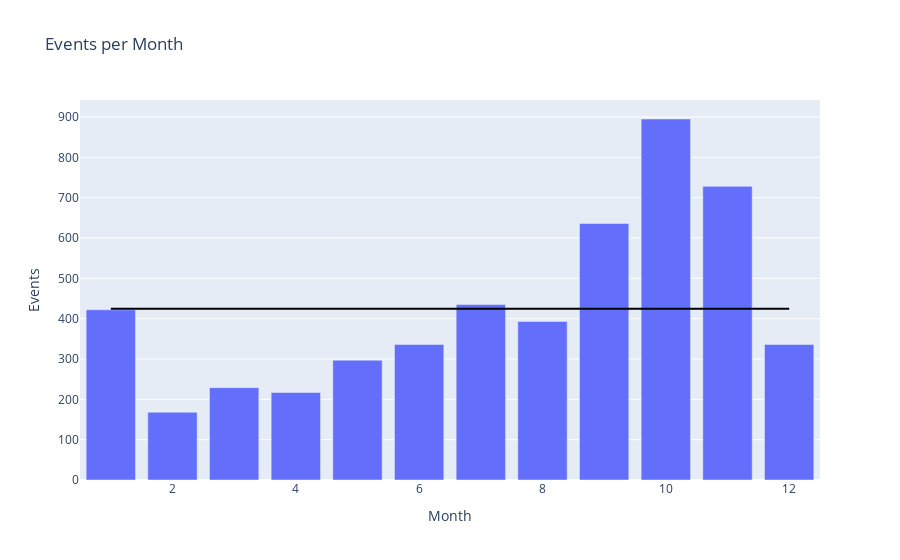

The notebook cell saved with this chart:
### Code cell
fig = go.Figure()
fig.add_bar(x=events_per_month.event_month, y=events_per_month.event_id ,name='per event')
fig.add_shape(type='line',
                x0=1,
                y0=events_mean_month,
                x1=12,
                y1=events_mean_month,
                line=dict(color='black',),
                xref='x',
                yref='y',
              name='Average overall'
)
fig.update_layout(title_text="Events per Month")
fig.update_xaxes(title_text='Month')
fig.update_yaxes(title_text='Events')
fig.show()

### Figure 1 — Plotly figure (JSON) as saved in the notebook; plotly's stock layout.template omitted (floating-point values rounded to 4 significant figures)
{"data": [{"name": "per event", "type": "bar", "x": [1, 2, 3, 4, 5, 6, 7, 8, 9, 10, 11, 12], "y": [422, 168, 229, 217, 297, 336, 435, 393, 636, 895, 728, 336]}], "layout": {"shapes": [{"line": {"color": "black"}, "name": "Average overall", "type": "line", "x0": 1, "x1": 12, "xref": "x", "y0": 424.3, "y1": 424.3, "yref": "y"}], "title": {"text": "Events per Month"}, "xaxis": {"title": {"text": "Month"}}, "yaxis": {"title": {"text": "Events"}}}}
